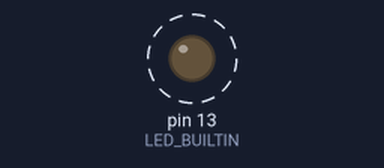
This sketch was run on a simulated Arduino Uno, built with avr-gcc and run on an emulated ATmega328P. On the bench: output pins drawn as LEDs (lit = HIGH). Dashed ring = blinking.

Above: at 0.15 s.
Timing chart, 0 to 3.0 s (numbered marks = the images above):
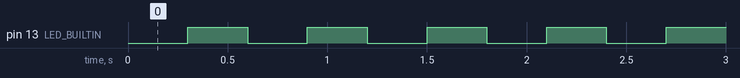

The sketch:

LED_bling.ino
```cpp
void setup() {
  pinMode(LED_BUILTIN, OUTPUT);
}

void loop() {
  digitalWrite(LED_BUILTIN, LOW);
  delay(300);
  digitalWrite(LED_BUILTIN, HIGH);
  delay(300);
}
```

Measured:
- by itself, pin 13 (LED_BUILTIN): alternates HIGH for 0.30 s and LOW for 0.30 s
